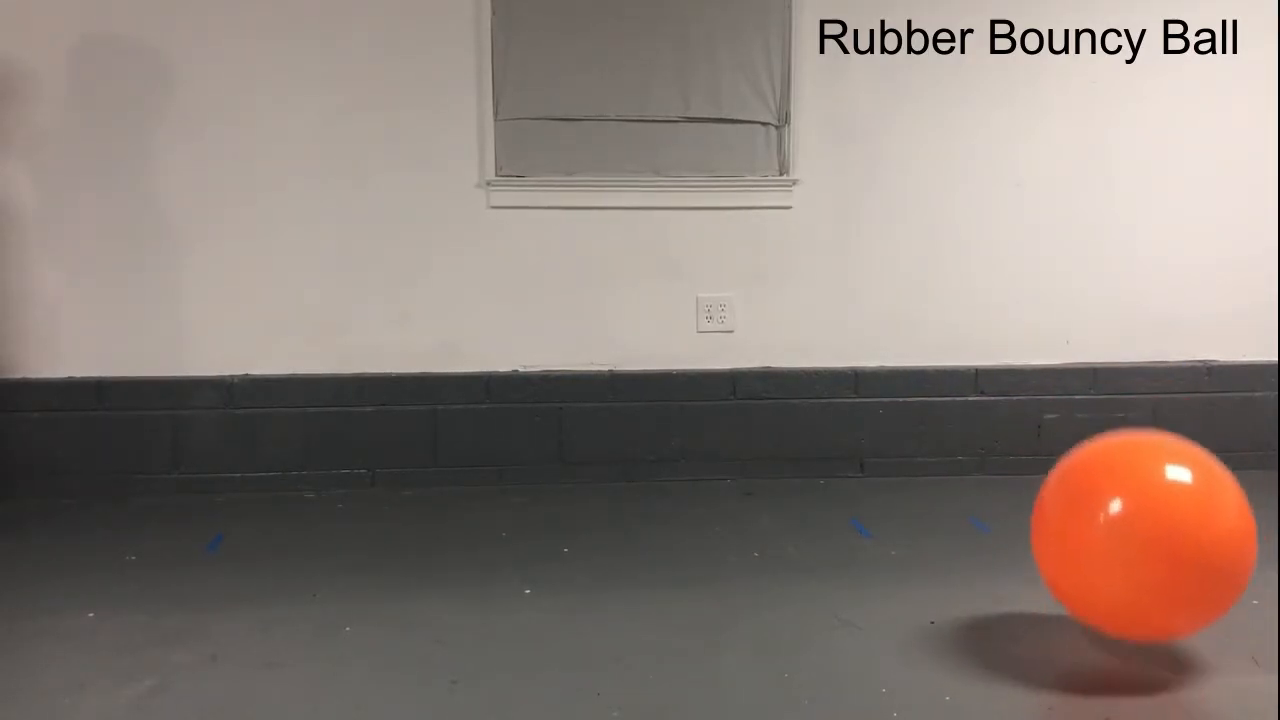
#> input picture frame 238 of src/mini-retos/canny-edges/balls.mp4, 1280 x 720 px
$ python processVideo.py
#> lines starting #> are read from the running program, lines starting #| are printed output that depends on the picture
# ============================
# Código para procesar un video guardado
# ============================

import cv2

# Nombre del archivo de video que se desea procesar
video_file = "balls.mp4"  # Ajusta este nombre según el archivo que tengas

# Se crea un objeto VideoCapture para leer el video
cap = cv2.VideoCapture(video_file)

if not cap.isOpened():
    print("No se pudo abrir el video")
    exit()

while True:
    # Se leen los fotogramas del video de uno en uno
    ret, frame = cap.read()
#> frame is the input picture: shape (720, 1280, 3); mean B, G, R 118.3, 125.3, 137.7

    # 'ret' indica si se pudo leer un fotograma exitosamente
    if not ret:
        print("Fin del video o no se pudo leer el fotograma")
        break

    # Convertir cada fotograma a escala de grises para un preprocesamiento sencillo
    gray = cv2.cvtColor(frame, cv2.COLOR_BGR2GRAY)
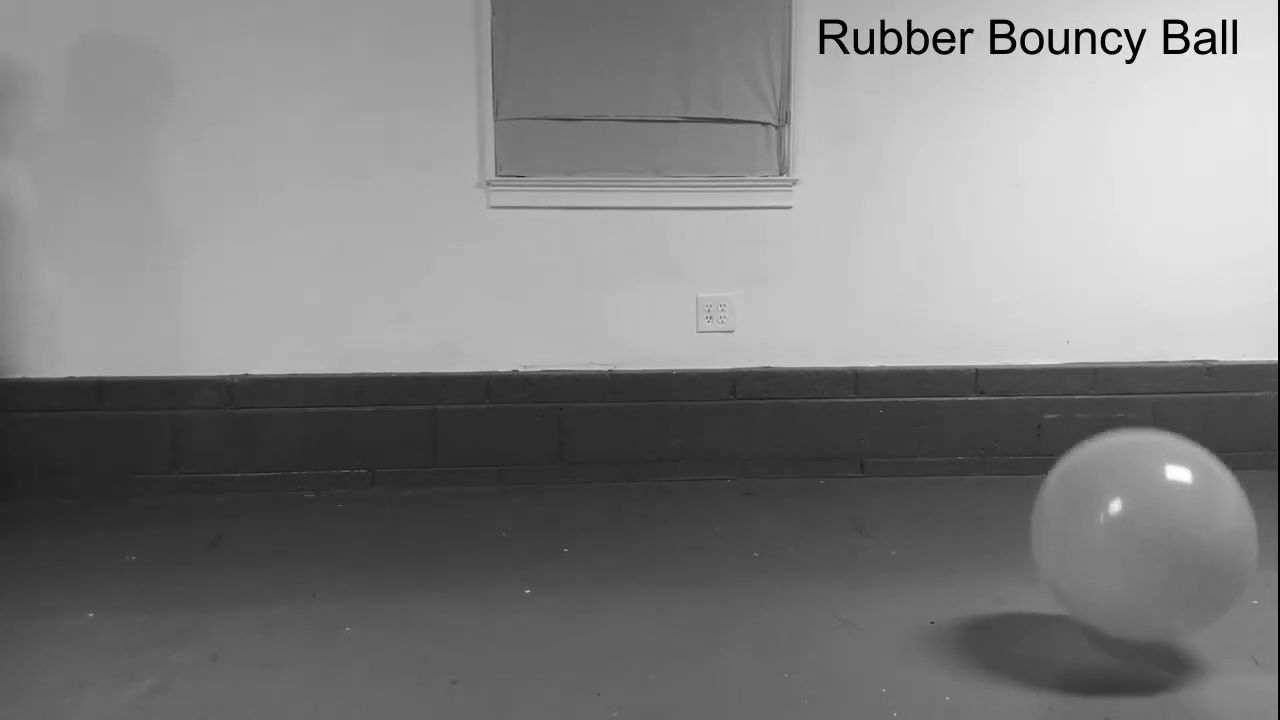
#> gray: shape (720, 1280); min 0, max 255, mean 128.3

    # Aplica desenfoque Gaussiano para reducir el ruido y facilitar la detección de bordes
    img_blur = cv2.GaussianBlur(gray, (3, 3), 0)

    # Aplicar el algoritmo de Canny para detección de bordes en cada fotograma
    edges = cv2.Canny(gray, 100, 200)
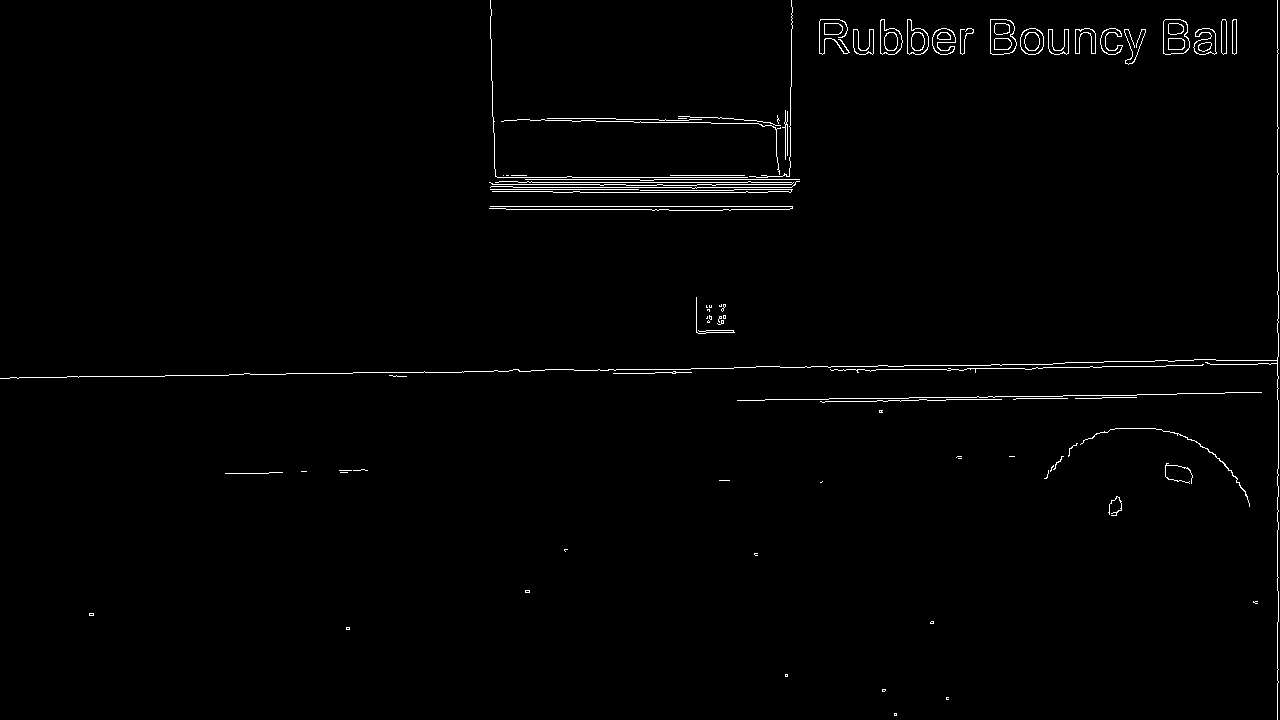
#> edges: shape (720, 1280); 1.1% white in thin lines or dots

    # Mostrar el fotograma original y el resultado del Canny
    cv2.imshow("Fotograma Original", frame)
    cv2.imshow("Deteccion de Bordes - Canny", edges)

    # Espera 30 milisegundos entre fotogramas. Presiona 'q' para salir.
    if cv2.waitKey(30) & 0xFF == ord("q"):
#> (key q is pressed here)
        break

# Liberar el objeto VideoCapture y cerrar las ventanas
cap.release()
cv2.destroyAllWindows()

$ run again, starting later in the video
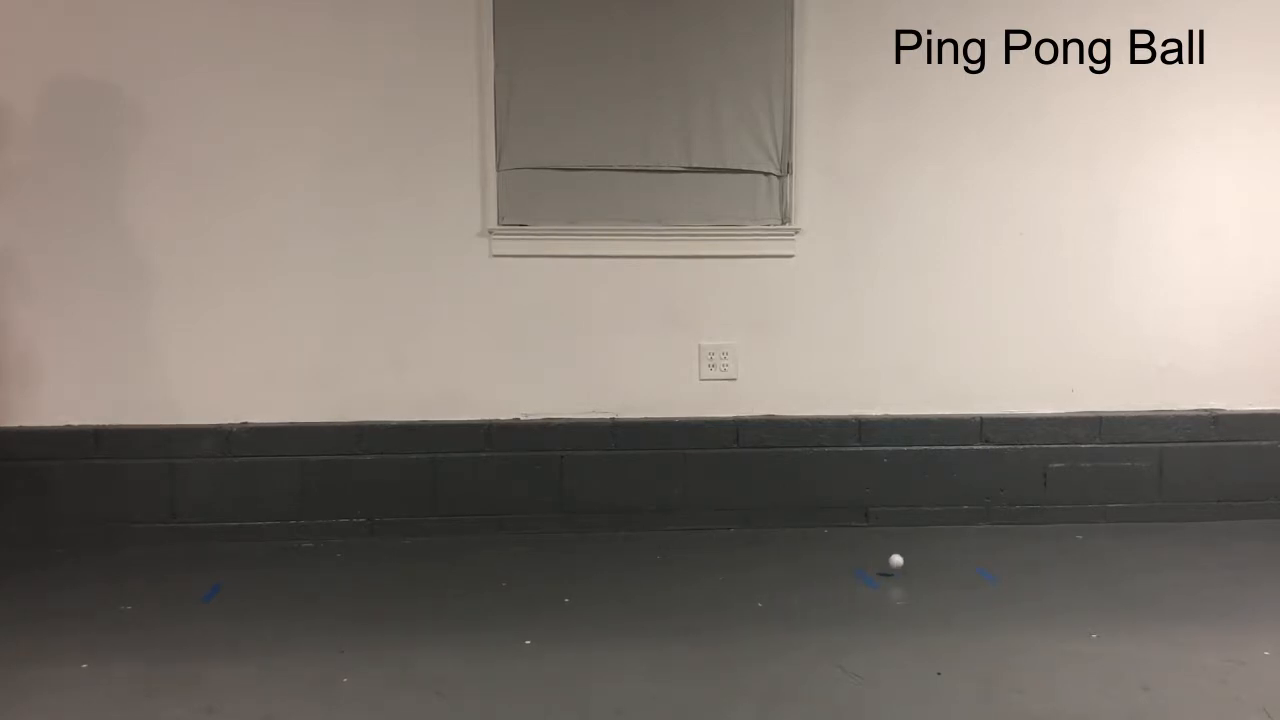
#> input picture frame 1072 of src/mini-retos/canny-edges/balls.mp4, 1280 x 720 px
#> frame is the input picture: shape (720, 1280, 3); mean B, G, R 118, 126, 134.4
#> `edges = cv2.Canny(gray, 100, 200)`:
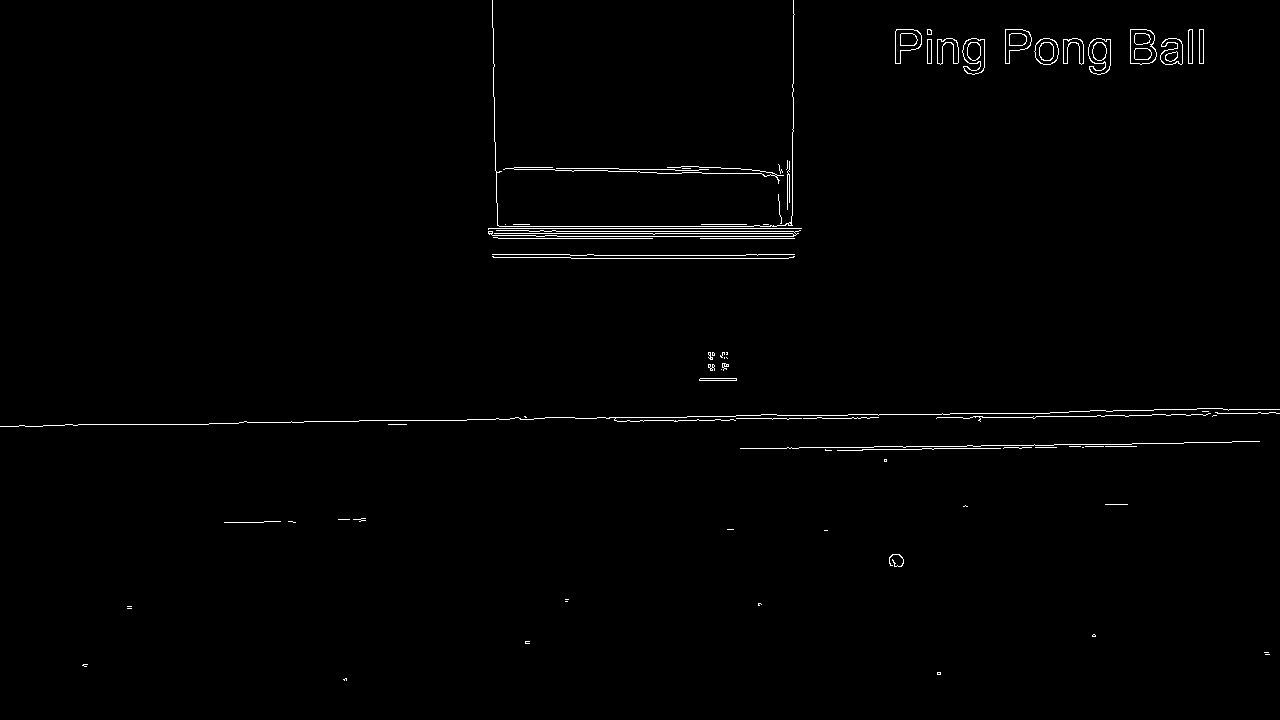
#> edges: shape (720, 1280); 0.94% white in thin lines or dots
